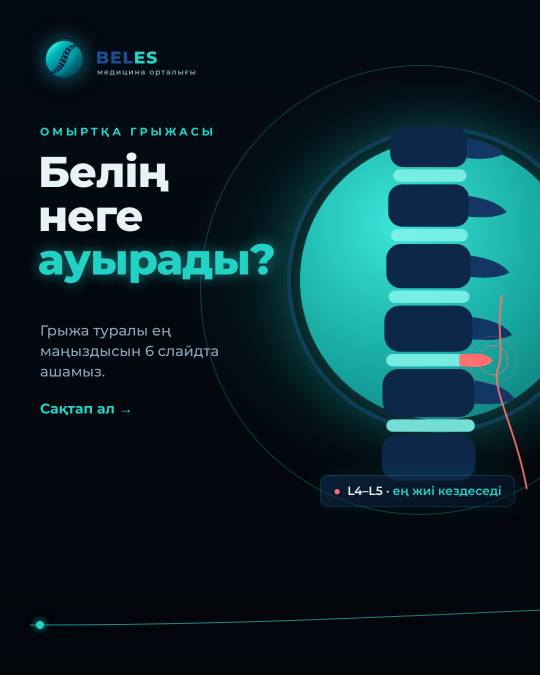
#> input picture grizha-carousel/dark/slide-1.png, 1080 x 1350 px (shown at 1/2 size)
$ python -i render.py   (imports and definitions only)
#> lines starting #> are read from the running program, lines starting #| are printed output that depends on the picture
#!/usr/bin/env python3
"""BELES Reels: камера + субтитр + callout + бренд + end-card. Пайдалану: render.py WORKDIR OUT_SILENT.mp4"""
import json, math, os, subprocess, sys
import cv2, numpy as np
from PIL import Image, ImageDraw, ImageFont, ImageFilter

WD = sys.argv[1]; OUT = sys.argv[2]
# [1 line not run here, left out]
W, H, FPS = 1080, 1920, 30
# [1 line that did not run here, left out]
# [1 line that did not run here, left out]
YELLOW, WHITE, TEAL, NAVY, TEAL_L = (255, 222, 40), (255, 255, 255), (47, 110, 110), (27, 42, 64), (95, 190, 185)
FONT = "/usr/share/fonts/opentype/inter/Inter-ExtraBold.otf"
FONT_B = "/usr/share/fonts/opentype/inter/Inter-Bold.otf"
FONT_SB = "/usr/share/fonts/opentype/inter/Inter-SemiBold.otf"
PINK = (255, 95, 200)
_fc = {}
def font(sz, p=FONT):
    if (sz, p) not in _fc: _fc[(sz, p)] = ImageFont.truetype(p, sz)
    return _fc[(sz, p)]

def smooth(x): x = min(max(x, 0), 1); return x * x * (3 - 2 * x)
def ease_out(x): x = min(max(x, 0), 1); return 1 - (1 - x) ** 3
def back_out(x, s=1.9):
    x = min(max(x, 0), 1) - 1; return x * x * ((s + 1) * x + s) + 1

# ---------------- бренд ассеттері ----------------
def brand_assets():
    lg = Image.open(os.path.join(WD, "logo.jpg")).convert("RGB")
    a = np.asarray(lg).astype(np.float32)
    # эмблема: шеңбер маскасы
    cx, cy, r = 291.5, 147.5, 107
    em = lg.crop((int(cx - r), int(cy - r), int(cx + r), int(cy + r))).convert("RGBA")
    S = 4; m = Image.new("L", (em.width * S, em.height * S), 0)
    ImageDraw.Draw(m).ellipse((0, 0, em.width * S - 1, em.height * S - 1), fill=255)
    em.putalpha(m.resize(em.size, Image.LANCZOS))
    em = em.resize((600, 600), Image.LANCZOS)
    # сөз белгісі: қараңғылық -> альфа, қайта бояу (BEL ақ, ES ашық бирюза)
    # [7 lines left out: function recolor, not called in this run]
    word = recolor(282, 388, 60, 524, split=350)
    tag = recolor(409, 440, 130, 452)
    return em, word, tag

# [1 line that did not run here, left out]

def shadowed(img, rad=8, off=4, op=160):
    pad = rad * 3
    base = Image.new("RGBA", (img.width + 2 * pad, img.height + 2 * pad), (0, 0, 0, 0))
    sh = Image.new("RGBA", base.size, (0, 0, 0, 0))
    blk = Image.new("RGBA", img.size, (0, 0, 0, op)); blk.putalpha(img.split()[3].point(lambda v: v * op // 255))
    sh.paste(blk, (pad, pad + off), blk)
    base = Image.alpha_composite(base, sh.filter(ImageFilter.GaussianBlur(rad)))
    base.alpha_composite(img, (pad, pad))
    return base, pad

# ---------------- субтитр ----------------
# [13 lines left out: functions word_style, render_word, not called in this run]

class Caption:
    """Тегіс субтитр: барлық сөз ортақ baseline-да, масштабсыз жұмсақ пайда болу."""
    # [46 lines left out: functions __init__, draw, section_img, not called in this run]

# ---------------- callout (бастапқы кеңістікте) ----------------
_pill = {}
# [51 lines left out: functions pill, draw_callouts, not called in this run]

# ---------------- камера ----------------
# [1 line that did not run here, left out]
# [38 lines left out: functions seg_at, camera, zoomblur, whip, flash, not called in this run]

_leak = None
# [10 lines left out: function light_leak, not called in this run]

VIG = None
# [8 lines left out: function grade, not called in this run]

TR = 5
# [21 lines left out: functions transition_fx, emb_scaled, not called in this run]

WM_POS, WM_SZ = (112, 118), 104
# [1 line that did not run here, left out]
# [1 line that did not run here, left out]

# [122 lines left out: functions draw_logo, end_card, main, not called in this run]

# [2 lines not run here, left out]

>>> import cv2
>>> picture = cv2.imread('../../grizha-carousel/dark/slide-1.png', cv2.IMREAD_GRAYSCALE)
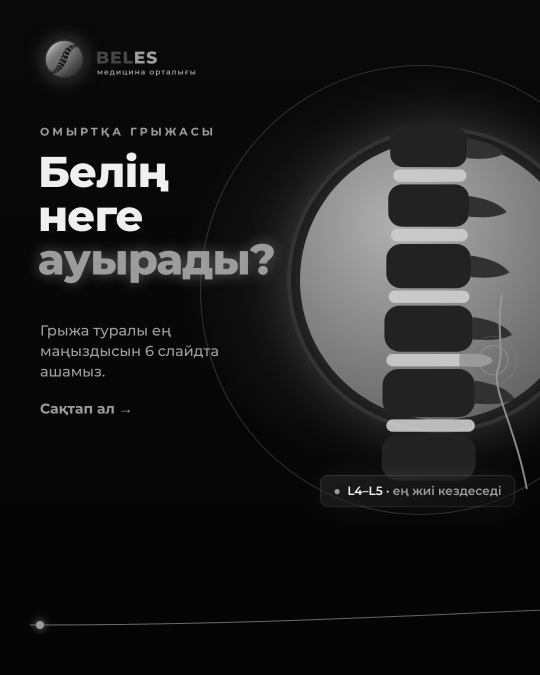
#> picture: shape (1350, 1080) (shown at 1/2 size); min 4, max 240, mean 31.2
>>> result = shadowed(picture)
#> (the run stopped early here; a loop or call above may not have finished)

$ run again, on grizha-carousel/dark/slide-3.png
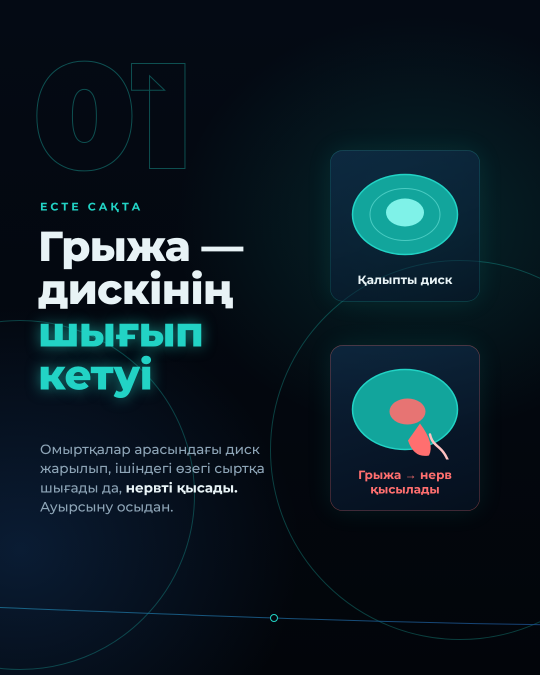
#> input picture grizha-carousel/dark/slide-3.png, 1080 x 1350 px (shown at 1/2 size)
#> `picture = cv2.imread('../../grizha-carousel/dark/slide-1.png', cv2.IMR..`:
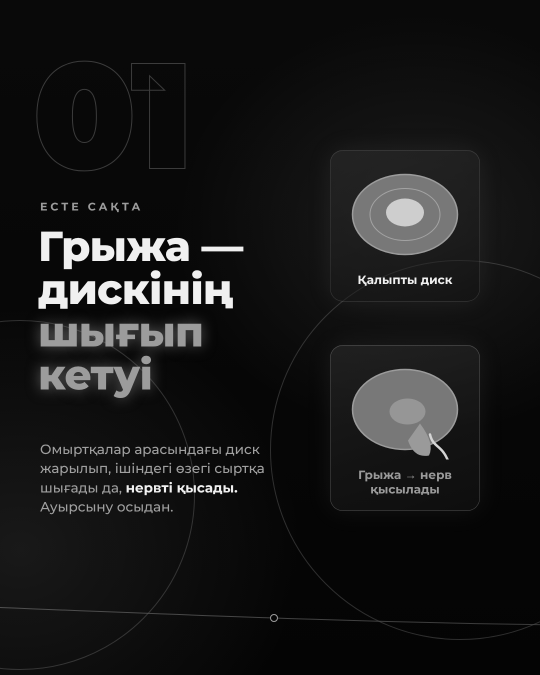
#> picture: shape (1350, 1080) (shown at 1/2 size); min 3, max 240, mean 24.2

$ run again, on grizha-carousel/dark/slide-4.png
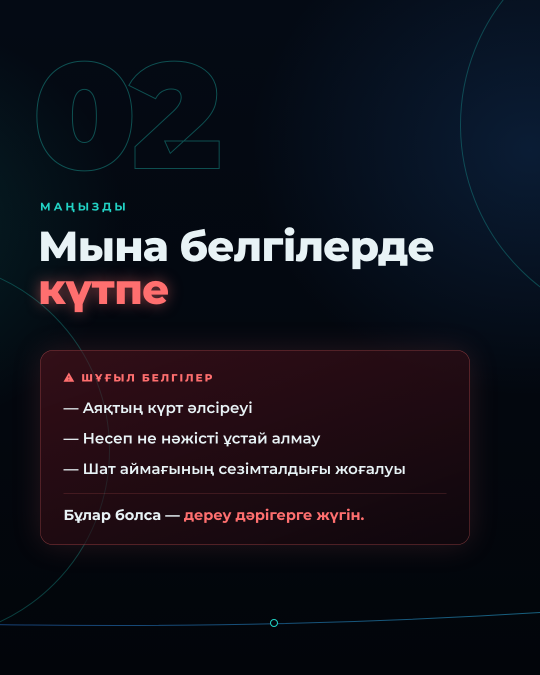
#> input picture grizha-carousel/dark/slide-4.png, 1080 x 1350 px (shown at 1/2 size)
#> `picture = cv2.imread('../../grizha-carousel/dark/slide-1.png', cv2.IMR..`:
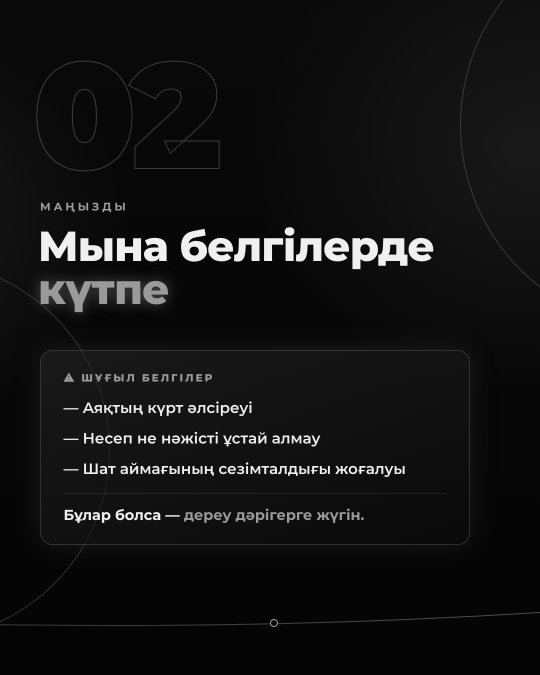
#> picture: shape (1350, 1080) (shown at 1/2 size); min 3, max 240, mean 19.2

$ run again, on grizha-carousel/dark/slide-5.png
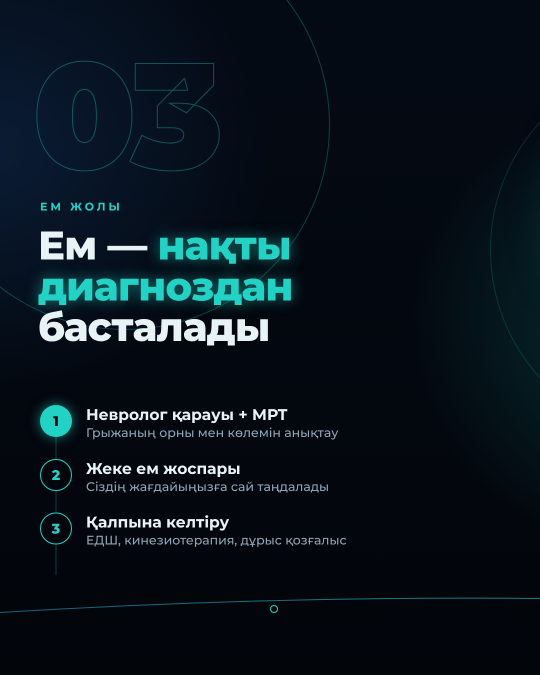
#> input picture grizha-carousel/dark/slide-5.png, 1080 x 1350 px (shown at 1/2 size)
#> `picture = cv2.imread('../../grizha-carousel/dark/slide-1.png', cv2.IMR..`:
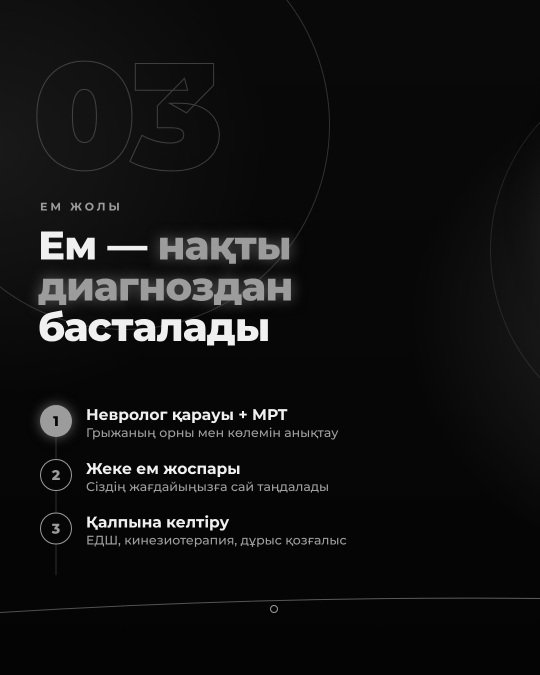
#> picture: shape (1350, 1080) (shown at 1/2 size); min 4, max 240, mean 17.5
